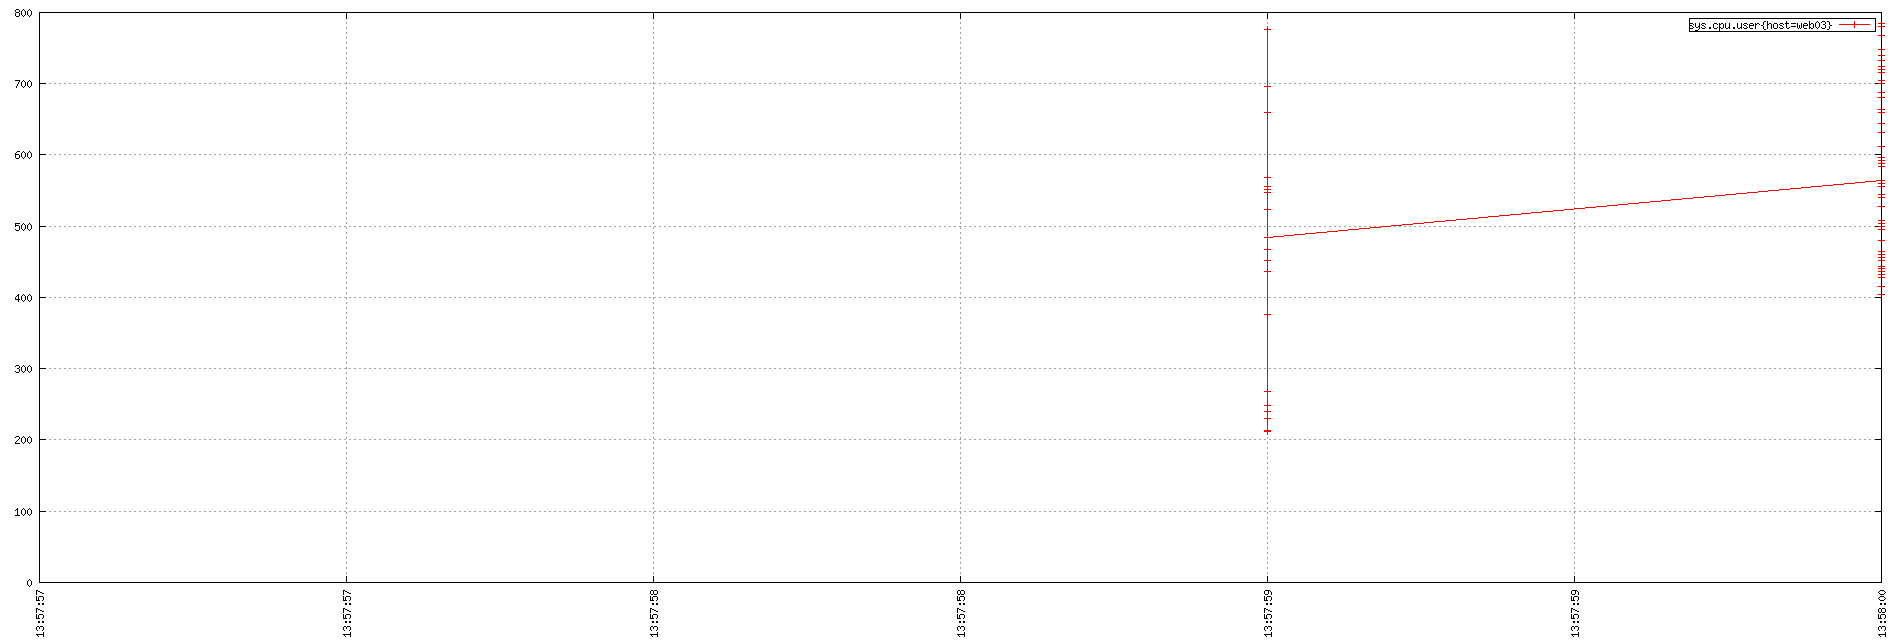

This figure's gnuplot source:
set term png small size 1900,644
set xdata time
set timefmt "%s"
if (GPVAL_VERSION < 4.6) set xtics rotate; else set xtics rotate right
set output "${TMPDIR-'tmp'}/tsd/b93247a4.png"
set xrange ["1673963877":"1673963880"]
set format x "%H:%M:%S"
set grid
set style data linespoint
set key right box
set yrange [0:]
plot  "${TMPDIR-'tmp'}/tsd/b93247a4_0.dat" using 1:2 title "sys.cpu.user{host=web03}"
